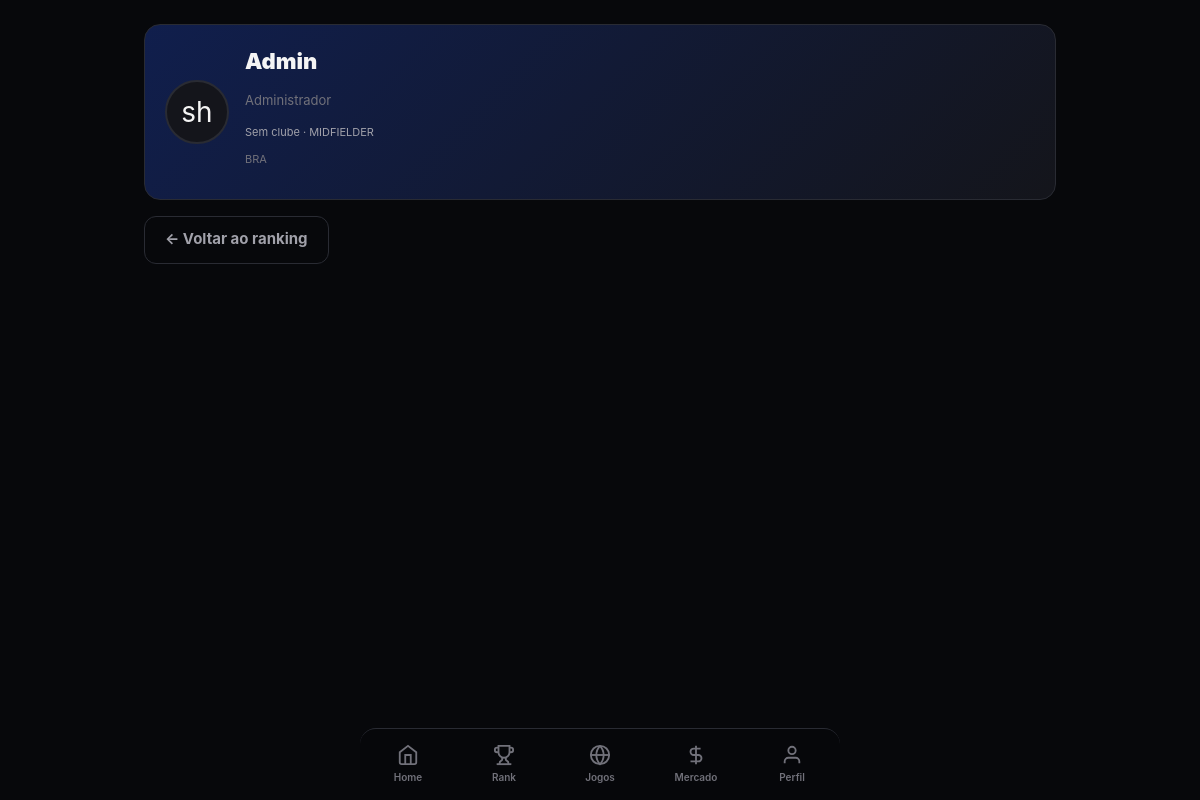
Screenshot of /player/1 with the database file from the repository.
### models.py (models this page shows)
class Player(db.Model):
    __tablename__ = 'players'
    id = db.Column(db.Integer, primary_key=True)
    user_id = db.Column(db.Integer, db.ForeignKey('users.id'), unique=True, nullable=False)
    nickname = db.Column(db.String(40), nullable=False)
    display_name = db.Column(db.String(100), nullable=False)
    avatar_url = db.Column(db.String(512))
    icon_key = db.Column(db.String(32), nullable=False, default='zap')
    country_code = db.Column(db.String(3), default='ESP')
    position = db.Column(db.String(16), nullable=False, default='FORWARD')
    number = db.Column(db.Integer, default=10)
    bio = db.Column(db.Text)
    created_at = db.Column(db.DateTime, nullable=False, default=utcnow)
    updated_at = db.Column(db.DateTime, nullable=False, default=utcnow, onupdate=utcnow)

### routes/player.py (the view, shortened to what this page needs)
@player_bp.route('/player/<int:player_id>')
def player_profile(player_id):
    player = db.session.get(Player, player_id)
    if not player:
        flash('Jogador não encontrado.', 'error')
        return redirect(url_for('player.rank'))
    active_season = Season.query.filter_by(status='ACTIVE').first()
    season_player = None
    club = None
    value_history = []
    match_history = []
    if active_season:
        season_player = SeasonPlayer.query.filter_by(
            season_id=active_season.id, player_id=player.id
        ).first()
    return render_template('player_profile.html', player=player, season_player=season_player,
                           club=club, active_season=active_season,
                           value_history=value_history, match_history=match_history)

### templates/player_profile.html (shortened to what this page needs)
{% extends "base.html" %}
{% block content %}
<div class="container">
  <div class="card-gradient">
    <div class="flex items-center gap-4">
      {% if player.avatar_url %}
        <div class="avatar-lg">
          <img src="{{ player.avatar_url }}" alt="{{ player.nickname }}">
        </div>
      {% else %}
        <div class="player-icon large">
          {{ player.icon_key[:2] }}
        </div>
      {% endif %}
      <div>
        <h1 style="font-size:22px;font-weight:900;margin:0">{{ player.nickname }}</h1>
        <p class="text-sm" style="color:var(--text-dim)">{{ player.display_name }}</p>
        <p class="text-xs" style="color:var(--text-muted)">{{ club.name if club else 'Sem clube' }} · {{ player.position }}</p>
        {% if player.country_code %}
          <p class="text-xs" style="color:var(--text-dim)">{{ player.country_code }}</p>
        {% endif %}
      </div>
    </div>
  </div>
  <div class="mt-4">
    <a href="{{ url_for('player.rank') }}" class="btn btn-ghost">← Voltar ao ranking</a>
  </div>
</div>
{% endblock %}

### static/style.css (style rules this page uses)
:root { --bg: #07080b; --bg-card: rgba(20, 21, 27, 0.85); --bg-card-solid: #14151b; --border: #292b33; --text: #f5f5f5; --text-dim: #71717a; --text-muted: #a1a1aa; --accent: #3b82f6; --accent-dark: #1e40af; --accent-light: #60a5fa; --danger: #ef4444; --success: #22c55e; --warning: #eab308; --radius: 16px; --radius-sm: 12px; --nav-height: 72px; }
*, *::before, *::after { box-sizing: border-box; }
body { margin: 0; background: var(--bg); color: var(--text); font-family: -apple-system, BlinkMacSystemFont, 'Segoe UI', Roboto, sans-serif; -webkit-font-smoothing: antialiased; line-height: 1.5; }
a { color: var(--accent-light); text-decoration: none; }
.container { max-width: 640px; margin: 0 auto; padding: 16px; }
@media (min-width: 768px) { .container { max-width: 720px; padding: 24px; } }
@media (min-width: 1024px) { .container { max-width: 960px; } }
.card-gradient { background: linear-gradient(135deg, rgba(30, 64, 175, 0.4), var(--bg-card-solid)); border: 1px solid var(--border); border-radius: var(--radius); padding: 20px; }
.btn { display: inline-flex; align-items: center; justify-content: center; min-height: 48px; border-radius: var(--radius-sm); font-weight: 700; font-size: 15px; cursor: pointer; transition: opacity 0.15s, transform 0.1s; text-decoration: none; border: none; padding: 0 20px; box-sizing: border-box; }
.btn-ghost { background: transparent; color: var(--text-muted); border: 1px solid var(--border); }
.player-icon { width: 44px; height: 44px; border-radius: 50%; display: flex; align-items: center; justify-content: center; font-size: 20px; flex-shrink: 0; background: var(--bg-card-solid); border: 2px solid var(--border); }
.player-icon.large { width: 64px; height: 64px; font-size: 28px; }
.flex { display: flex; }
.items-center { align-items: center; }
.gap-4 { gap: 16px; }
.mt-4 { margin-top: 16px; }
.text-sm { font-size: 13px; }
.text-xs { font-size: 11px; }

### rows the page displays
Player: icon_key "sh", nickname "Admin", display_name "Administrador", position "MIDFIELDER", country_code "BRA"

### other values shown
{{ club.name if club else 'Sem clube' }} "Sem clube"
